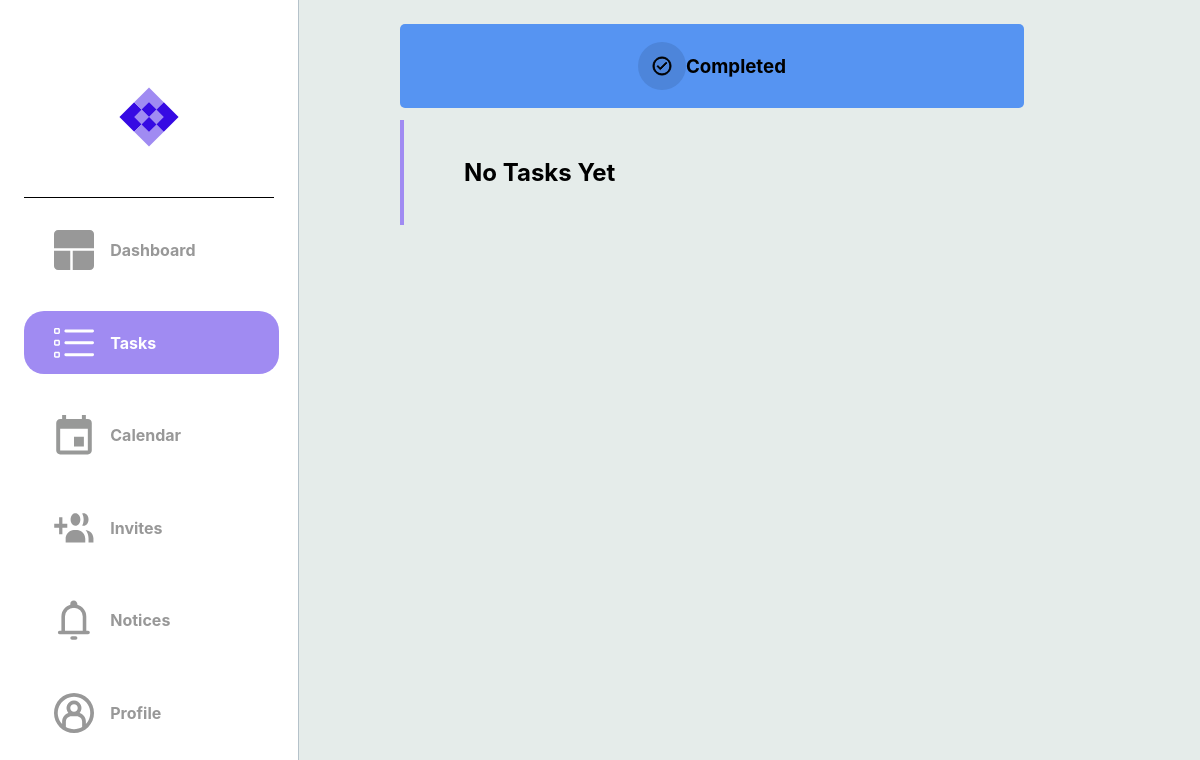
The page /completed_tasks (signed in) on the database as committed earlier.
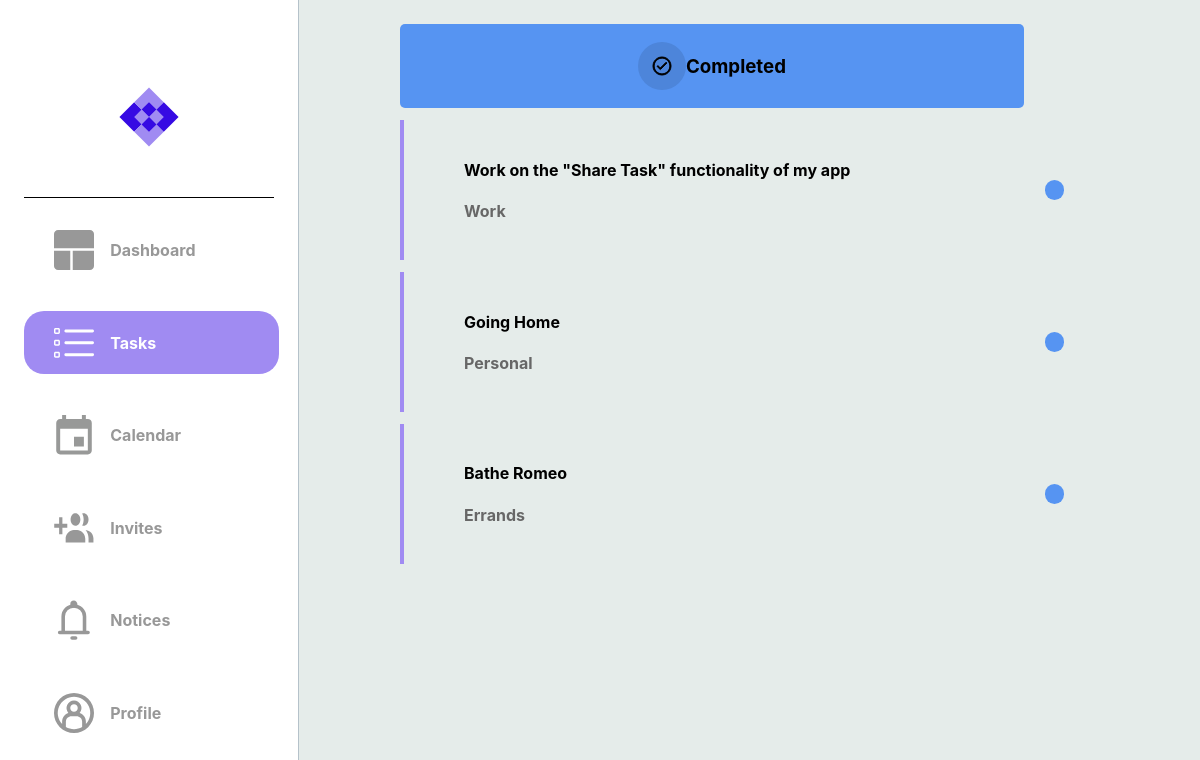
The same page on the database as committed later.
### dotask/models.py (models this page shows)
class Task(db.Model):
    __tablename__ = "task"
    id = db.Column(db.Integer, primary_key=True)
    title = db.Column(db.String(100), nullable=False)
    description = db.Column(db.String(400), nullable=False)
    due_date = db.Column(db.Date, nullable=False)
    status = db.Column(Enum(TaskStatus))
    tag = db.Column(Enum(TaskTag))
    users = relationship('User', secondary=user_task,
    backref='tasks')

### dotask/routes.py (the view)
@app.route("/completed_tasks")
@login_required
def hello_completed_tasks():
    try:
        notices = current_user.notes
        tasks = current_user.tasks
        if tasks:
            return render_template("completed_tasks.html", tasks=tasks, notices=notices)
        else:
            return render_template("completed_tasks.html", notices=notices)
    except:
        return render_template("completed_tasks.html", notices=notices)

### dotask/routes.py (called while the page is built)
@app.after_request
def after_request(response):
    response.headers["Cache-Control"] = "no-cache, no-store, must-revalidate"
    return response

@login_manager.user_loader
def load_user(user_id):
    return User.query.get(user_id)

### dotask/templates/completed_tasks.html (shortened to what this page needs)
{% extends "layout.html" %}
{% block head %}
    <link rel="stylesheet" {% block css_tab_colour %} href="../static/css/tasks.css" {% endblock %}/>
{% endblock %}
{% block categories %}
    <div class="cate-container-2">
        <img src="../static/svg/completed.svg">
        <h3>Completed</h3>
    </div>
{% endblock categories %}
{% block task_image_colour %}
    <a class="a2" href="{{ url_for('hello_tasks') }}">
    <div id="logos">
        <img class="imgs" src="../static/svg/tasks_active.svg">
        <h4 class="sidebar-text">Tasks</h4>
    </div>
    </a>
{% endblock task_image_colour %}
{% block tasks %}
        {% if tasks %}
            {% for task in tasks %}
                {% if task.status.name == 'Completed' %}
                    <a href="{{ url_for('hello_each_task', task_id=task['id']) }}">
                        <div class="message-box">
                            <div class="message">
                                <h4> {{ task['title'] }} </h4>
                                <h4 style="color: #676767;"> {{ task.tag.name }} </h4>
                            </div>
                            <div class="message-dot {% if task.status.name == 'In_Progress' %}progress-task
                                {% elif task.status.name == 'Completed' %}completed-task
                                {% elif task.status.name == 'Cancelled' %}cancelled-task
                                {% else %}unknown-task
                                {% endif %}">
                            </div>
                        </div>
                    </a>
                {% endif %}
            {% endfor %}
            {% else %}
                <div class="message-box">
                    <div class="message">
                        <h2>No Tasks Yet</h2>
                    </div>
                </div>
        {% endif %}
    {% endblock tasks %}

Rows that differ between the two databases and show on the page:
added Task: title "Work on the \"Share Task\" functionality of my app", tag.name "Work"
added Task: title "Going Home", tag.name "Personal"
added Task: title "Bathe Romeo", tag.name "Errands"
Other text that changed with them:
text no longer shown: "No Tasks Yet"
